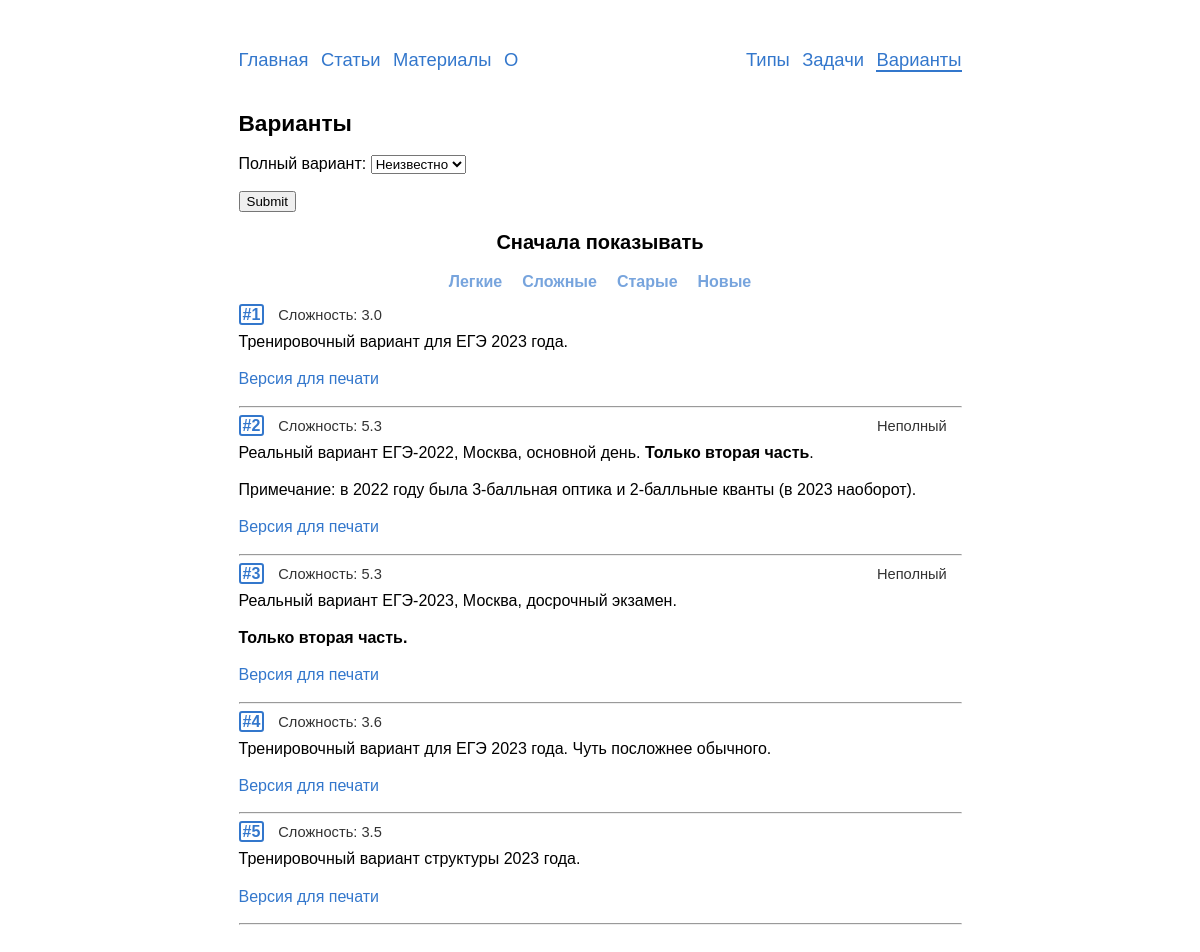
Page /variants/ on the earlier database version.
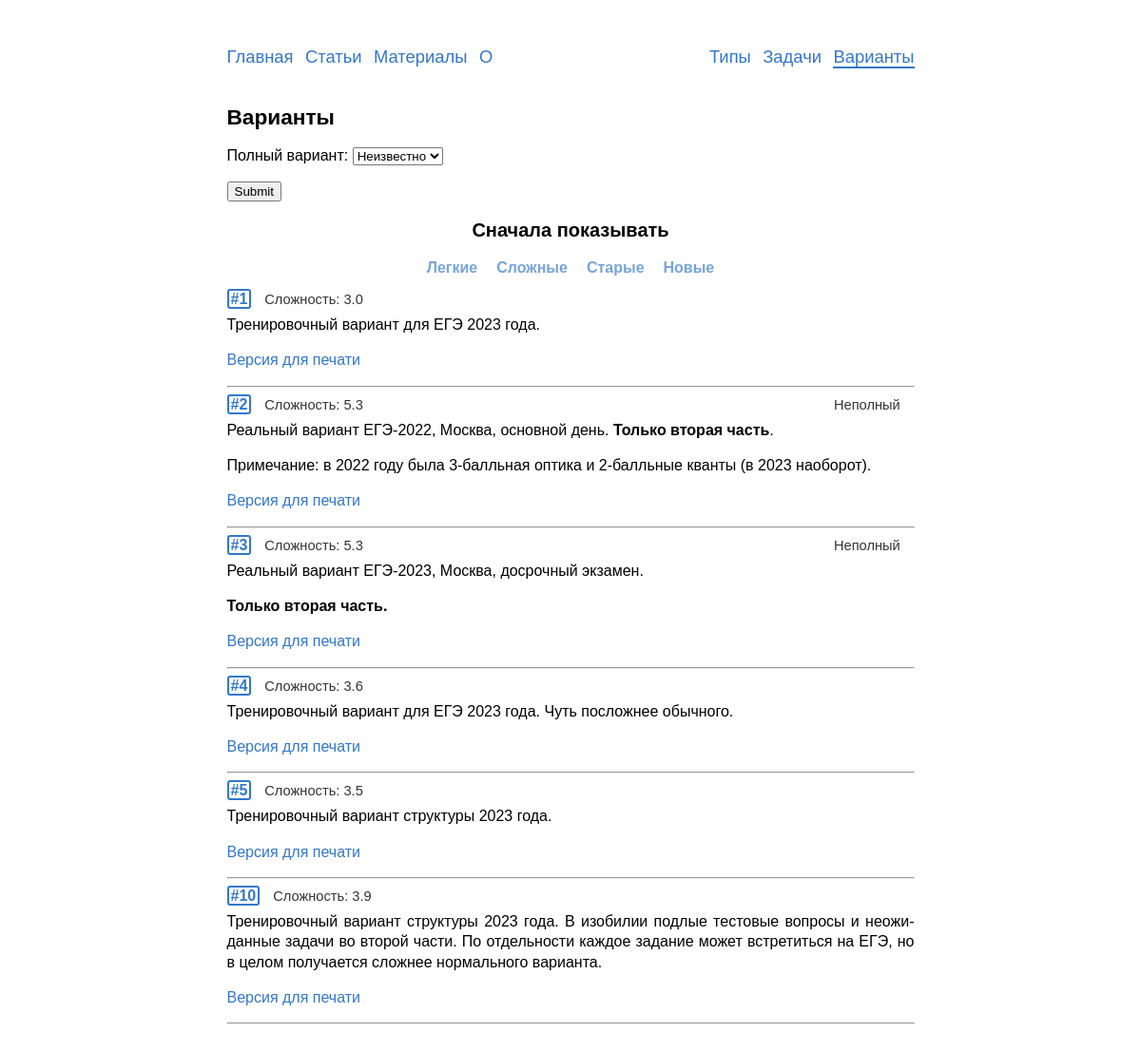
Same page on the later database version.
### variants/models.py (models this page shows, shortened)
class Variant(models.Model):
    objects = VariantManager()
    problems = SortedManyToManyField(Problem,
                                     verbose_name='задачи')
    text = models.TextField('комментарии', blank=True, null=True)
    complexity = models.FloatField('сложность', blank=True, default=0)
    is_full = models.BooleanField('полный вариант', default=True)
    show_answers = models.BooleanField('показать решения', default=True)
    date = models.DateField('дата добавления', auto_now_add=True)
    answer_slug = models.SlugField('slug для получения ответов',
                                   max_length=4, unique=False,
                                   blank=True, default='foxy',
                                   validators=[validate_answer_slug])
    is_published = models.BooleanField('показывать в списке вариантов',
                                       default=True)
    class Meta:
        verbose_name = 'вариант'
        verbose_name_plural = 'варианты'
        default_related_name = 'variants'
    def get_absolute_url(self):
        return reverse('variants:detail', kwargs={'pk': self.pk})

### variants/views.py (the view, shortened to what this page needs)
# urls.py: path('', views.VariantsView.as_view(), name='list'),
class VariantsView(ListView):
    model = Variant
    template_name = 'variants/variants_list.html'
    context_object_name = 'variants'
    paginate_by = 30
    filter = VariantFilter
    def get_queryset(self):
        queryset = Variant.objects.list()
        pars = self.request.GET
        if 'order_by' in pars.keys() and pars['order_by'] in ('complexity',
                                                              'id',
                                                              '-complexity',
                                                              '-id'):
            order_by = self.request.GET['order_by']
        else:
            order_by = 'id'
        self.filterset = self.filter(self.request.GET, queryset=queryset)
        return self.filterset.qs.order_by(order_by)
    def get_context_data(self, **kwargs):
        data = super().get_context_data(**kwargs)
        data['filter'] = VariantFilter(self.request.GET)
        data['title'] = 'Варианты'
        return data

### problems/templatetags/markdown_extras.py (called while the page is built)
@register.filter()
@stringfilter
def markdown(value):
    return md.markdown(value, extensions=['markdown.extensions.fenced_code',
                                          'tables',
                                          'toc',
                                          'footnotes'])

### problems/templatetags/save_parameters.py (called while the page is built)
@register.simple_tag(takes_context=True)
def param_save(context, **kwargs):
    answ = context['request'].GET.copy()
    for param, value in kwargs.items():
        answ[param] = value
    for param in [param for param, value in answ.items() if not value]:
        del answ[param]
    return answ.urlencode()

### variants/managers.py (called while the page is built)
    def list(self):
        return (
            self.get_queryset()
                .only('id', 'complexity', 'text', 'is_full')
                .filter(is_published=True)
        )

### templates/variants/variants_list.html (shortened to what this page needs)
{% extends "base.html" %}
{% load markdown_extras %}
{% load save_parameters %}
{% load static %}
{% block content %}
  <h2>{{title}}</h2>
  <form method="get" class="no-print">
    {{ filter.form.as_p }}
    <input type="submit" />
  </form>
  <div class=center-flex><h3>Сначала показывать</h3></div>
  <div class="center-flex mb10 mt-5">
    <a class='var-sort{% if "=complexity" in request.get_full_path %} current {% endif %}' href="?{% param_save order_by="complexity" %}">Легкие</a>
    <a class='var-sort{% if "=-complexity" in request.get_full_path %} current {% endif %}' href="?{% param_save order_by="-complexity" %}">Сложные</a>
    <a class='var-sort{% if "=id" in request.get_full_path %} current {% endif %}' href="?{% param_save order_by="id" %}">Старые</a>
    <a class='var-sort{% if "=-id" in request.get_full_path %} current {% endif %}' href="?{% param_save order_by="-id" %}">Новые</a>
  </div>
  {% for variant in page_obj %}
    <div class="rel">
      <div class="var-id-in-list">
        <a href="{{variant.get_absolute_url}}"><b class='id-number'>#{{variant.id}}</b></a>
        <span class="compl">Сложность: {{variant.complexity}}</span>&nbsp;
        <span class="compl no-solution">{% if not variant.is_full %}Неполный{% endif %}</span>
      </div>
      <div>{{variant.text|markdown|safe}}</div>
    </div><hr>
    {% empty %}
    <p>Ничего не нашлось {{":("}}</p>
    <p>Попробуйте другой фильтр.</p>
  {% endfor %}
{% endblock %}

### templates/base.html (shortened to what this page needs)
{% load static %}
<!DOCTYPE html>
<html lang=ru>
  <head>
    <link rel=stylesheet href={% static 'css/style.css'%}>
  </head>
  <body>
    <header>
      {% include "includes/nav.html" %}
    </header>
    <main>
      {% block content %}Пусто :({% endblock %}
    </main>
  </body>
</html>

### templates/includes/nav.html (shortened to what this page needs)
<nav class="no-print">
  <div class='nav-left'>
    <a href="/"{% if request.path == '/' %} class='current_nav'{% endif %}>Главная</a>
    <a href="/articles/"{% if '/articles' in request.path %} class='current_nav'{% endif %}>Статьи</a>
    <a href="/blanks/"{% if '/blanks/' in request.path %} class='current_nav'{% endif %}>Материалы</a>
    <a href="/about/"{% if '/about/' in request.path %} class='current_nav'{% endif %}>О</a>
  </div>
  <div class="nav-right">
    <a href="{% url 'typesinege:list'%}"{% if '/types/' in request.path %} class='current_nav'{% endif %}>Типы</a>
    <a href="{% url 'problems:list'%}"{% if '/problems/' in request.path %} class='current_nav'{% endif %}>Задачи</a>
    <a href="{% url 'variants:list'%}"{% if '/variants/' in request.path %} class='current_nav'{% endif %}>Варианты</a>
  </div>
</nav>

### templates/includes/pagination.html (shortened to what this page needs)
{% load save_parameters %}

### static/css/style.css (style rules this page uses)
html { overflow-y: scroll; }
body { -webkit-hyphens: auto; -moz-hyphens: auto; -ms-hyphens: auto; hyphens: auto; margin: 0px auto; width: 723px; max-width: 100%; font-family: Tahoma, Arial; text-align: justify; font-size: 12pt; line-height: 16pt; margin-bottom:12ex; }
h1, h2, h3, h4, h5, h6 { text-align: left; }
h2 { font-size:17pt; }
h3 { font-size:15pt; }
.id-number { border: 2px solid #3377cc; border-radius: 3px; padding: 0px 2px 0px 2px; }
.rel { position: relative; }
div.rel:has(div.var-id-in-list) { min-height:3ex; }
.var-id-in-list { margin-bottom:-10px; display: flex; flex-wrap: wrap; align-items: center; line-height: 15pt; }
.compl { margin-right:1.9ex; font-size: 11pt; font-family: Arial; color: #333333; -webkit-hyphens: none; -moz-hyphens: none; -ms-hyphens: none; hyphens: none; }
.no-solution { margin-left:auto; order:2; }
.id-in-list .compl:first-of-type, .var-id-in-list .compl:first-of-type { margin-left:1.8ex; }
a { text-decoration: none; color: #3377cc; }
nav { margin: 5ex 0 4ex 0; display: flex; justify-content: space-between; word-spacing: 6pt; }
.nav-left, .ta-left { text-align:left; }
.nav-right, .ta-right { text-align:right; }
nav a { line-height: 2em; font-size: 115%; -webkit-hyphens: none; -moz-hyphens: none; -ms-hyphens: none; hyphens: none; }
.mt-5 { margin-top:-5px; }
.mb10 { margin-bottom:10px; }
.center-flex { display: flex; justify-content: center; }
.var-sort { display: inline-block; border-radius: 3px; font-weight:900; line-height:inherit; padding: 2px 10px 3px; color: #3377ccaa; background-color: white; }
.current_nav { border-bottom: solid 2px; }

Differences in the rows shown:
added Variant: id "10", complexity "3.9", text "Тренировочный вариант структуры 2023 года. В изобилии подлые тестовые вопросы и неожиданные задачи во второй части. По отдельности каждое задание может встретиться на ЕГЭ, но в целом получается сложнее нормального варианта. Версия для печати"
